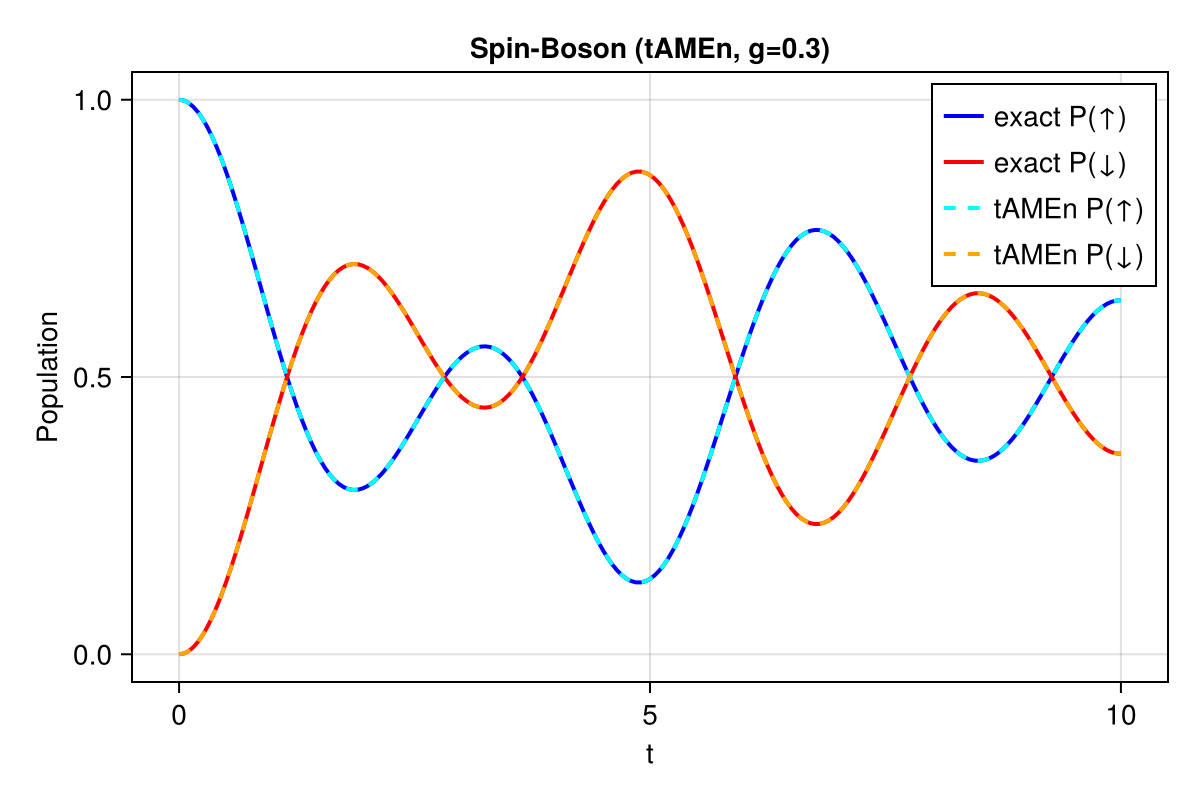

This chart was generated by the following Julia code:
# Spin-Boson model simulation using tAMEn
#
# This example demonstrates the tAMEn (Time-dependent AMEn) integrator for
# time evolution of quantum systems in TT format with rank adaptation.

using LinearAlgebra
using TTSolver
using TTDynamics

include("../common/plot_utils.jl")

# Parameters
nb = 6
nt = 3
tol = 1e-4
Tfin = 10.0
dt = 0.05
Nsteps = 200

# Create physical spaces
spin = SpinSpace(0.5)
boson = BosonSpace(nb)

# Get operators
σz = Matrix(PAULI.σz)
σx = Matrix(PAULI.σx)
id2 = Matrix(PAULI.I)
x_op = Matrix(boson.a + boson.adag)  # x = a + a†
n_op = Matrix(boson.n)
idb = Matrix{ComplexF64}(I, nb, nb)

Δ0 = 1.0
Δx = 1.5
ω = 1.2
g = 0.3

# Hamiltonian in TT format
H_tt =
    0.5 * Δ0 * tt_mkron(σz, idb) +
    0.5 * Δx * tt_mkron(σx, idb) +
    ω * tt_mkron(id2, n_op) +
    g * tt_mkron(σz, x_op)

# Full Hamiltonian for exact solution
H_full =
    0.5 * Δ0 * kron(σz, idb) +
    0.5 * Δx * kron(σx, idb) +
    ω * kron(id2, n_op) +
    g * kron(σz, x_op)

opts = Dict(
    :verb => 1,
    :nswp => 2,
    :local_iters => 5,
    :time_scheme => "cn",
    :time_error_damp => 10.0,
    :kickrank => 4,
    :correct_2_norm => true,
)

# Initial state: |↑, 0⟩
x0 = initial_tt_state([spin, boson], state_index=1, site=1)
U = tkron(x0, tt_ones(nt; T=ComplexF64))

A = (-1im) * H_tt

ts = collect(range(0.0, Tfin; length=Nsteps + 1))

psi0 = kron(ComplexF64[1.0, 0.0], ComplexF64[1.0; zeros(ComplexF64, nb - 1)])

# Storage for results
psi_exact = Vector{Vector{ComplexF64}}(undef, length(ts))
psi_tt = Vector{Vector{ComplexF64}}(undef, length(ts))
norm_exact = zeros(Float64, length(ts))
norm_tt = zeros(Float64, length(ts))

psi_exact[1] = psi0
psi_tt[1] = vec(tt_full(x0))
norm_exact[1] = sum(abs2, psi_exact[1])
norm_tt[1] = sum(abs2, psi_tt[1])

println("Running tAMEn time evolution...")
println("Parameters: nb=$nb, nt=$nt, dt=$dt, Tfin=$Tfin, g=$g")

scheme = String(opts[:time_scheme])
let u = x0
    for i in 2:length(ts)
        A_step = dt * A
        U = tkron(u, tt_ones(nt; T=ComplexF64))
        U, tgrid, _, _ = tamen(U, A_step, tol, opts)
        u = extract_snapshot(U, tgrid, 1.0, scheme)
        norm_tt[i] = real(dot(u, u))
        psi_tt[i] = vec(tt_full(u))
        psi_exact[i] = exp(-1im * H_full * ts[i]) * psi0
        norm_exact[i] = sum(abs2, psi_exact[i])
    end
end

# Compute populations
p_up_exact, p_dn_exact = compute_spin_populations(psi_exact, nb)
p_up_tt, p_dn_tt = compute_spin_populations(psi_tt, nb)

# Compute errors
max_error_up = maximum(abs.(p_up_exact - p_up_tt))
max_error_dn = maximum(abs.(p_dn_exact - p_dn_tt))
println("\nResults:")
println("  Max error P(↑): $max_error_up")
println("  Max error P(↓): $max_error_dn")
println("  Max norm deviation: $(maximum(abs.(norm_tt .- 1.0)))")

# Plot populations
fig_pop = plot_spin_boson_populations(
    ts, p_up_exact, p_up_tt, p_dn_exact, p_dn_tt;
    method="tAMEn",
    title_suffix="tAMEn, g=$g",
    filename="sb_tamen.png"
)
display(fig_pop)

# Plot norm
fig_norm = plot_norm_conservation(
    ts, norm_exact, norm_tt;
    method="tAMEn",
    filename="sb_tamen_norm.png"
)
display(fig_norm)

# Save data
save_spin_boson_data("sb_tamen_data.csv", ts, p_up_exact, p_up_tt, p_dn_exact, p_dn_tt, norm_exact, norm_tt)
